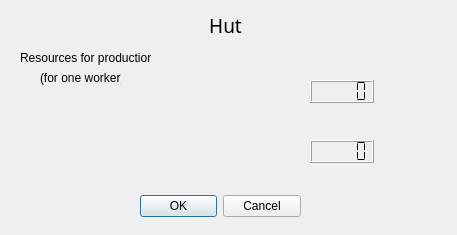
<?xml version="1.0" encoding="UTF-8"?>
<ui version="4.0">
 <class>Production2</class>
 <widget class="QDialog" name="Production2">
  <property name="geometry">
   <rect>
    <x>0</x>
    <y>0</y>
    <width>457</width>
    <height>235</height>
   </rect>
  </property>
  <property name="sizePolicy">
   <sizepolicy hsizetype="Fixed" vsizetype="Fixed">
    <horstretch>0</horstretch>
    <verstretch>0</verstretch>
   </sizepolicy>
  </property>
  <property name="minimumSize">
   <size>
    <width>457</width>
    <height>235</height>
   </size>
  </property>
  <property name="maximumSize">
   <size>
    <width>457</width>
    <height>235</height>
   </size>
  </property>
  <property name="windowTitle">
   <string>For production</string>
  </property>
  <widget class="QDialogButtonBox" name="buttonBox">
   <property name="geometry">
    <rect>
     <x>140</x>
     <y>190</y>
     <width>161</width>
     <height>32</height>
    </rect>
   </property>
   <property name="orientation">
    <enum>Qt::Horizontal</enum>
   </property>
   <property name="standardButtons">
    <set>QDialogButtonBox::Cancel|QDialogButtonBox::Ok</set>
   </property>
  </widget>
  <widget class="QLabel" name="label">
   <property name="geometry">
    <rect>
     <x>50</x>
     <y>10</y>
     <width>351</width>
     <height>31</height>
    </rect>
   </property>
   <property name="font">
    <font>
     <family>MV Boli</family>
     <pointsize>14</pointsize>
    </font>
   </property>
   <property name="text">
    <string>Hut</string>
   </property>
   <property name="scaledContents">
    <bool>false</bool>
   </property>
   <property name="alignment">
    <set>Qt::AlignCenter</set>
   </property>
   <property name="wordWrap">
    <bool>false</bool>
   </property>
  </widget>
  <widget class="QLCDNumber" name="lcdNumber">
   <property name="geometry">
    <rect>
     <x>310</x>
     <y>80</y>
     <width>64</width>
     <height>23</height>
    </rect>
   </property>
   <property name="segmentStyle">
    <enum>QLCDNumber::Flat</enum>
   </property>
  </widget>
  <widget class="QLabel" name="label_2">
   <property name="geometry">
    <rect>
     <x>20</x>
     <y>50</y>
     <width>131</width>
     <height>16</height>
    </rect>
   </property>
   <property name="text">
    <string>Resources for production:</string>
   </property>
  </widget>
  <widget class="QLabel" name="label_3">
   <property name="geometry">
    <rect>
     <x>170</x>
     <y>70</y>
     <width>81</width>
     <height>41</height>
    </rect>
   </property>
   <property name="text">
    <string/>
   </property>
   <property name="scaledContents">
    <bool>true</bool>
   </property>
  </widget>
  <widget class="QLabel" name="label_5">
   <property name="geometry">
    <rect>
     <x>170</x>
     <y>130</y>
     <width>81</width>
     <height>41</height>
    </rect>
   </property>
   <property name="text">
    <string/>
   </property>
   <property name="scaledContents">
    <bool>true</bool>
   </property>
  </widget>
  <widget class="QLCDNumber" name="lcdNumber_2">
   <property name="geometry">
    <rect>
     <x>310</x>
     <y>140</y>
     <width>64</width>
     <height>23</height>
    </rect>
   </property>
   <property name="segmentStyle">
    <enum>QLCDNumber::Flat</enum>
   </property>
  </widget>
  <widget class="QLabel" name="label_7">
   <property name="geometry">
    <rect>
     <x>40</x>
     <y>70</y>
     <width>81</width>
     <height>16</height>
    </rect>
   </property>
   <property name="text">
    <string>(for one worker)</string>
   </property>
  </widget>
 </widget>
 <resources/>
 <connections>
  <connection>
   <sender>buttonBox</sender>
   <signal>accepted()</signal>
   <receiver>Production2</receiver>
   <slot>accept()</slot>
   <hints>
    <hint type="sourcelabel">
     <x>248</x>
     <y>254</y>
    </hint>
    <hint type="destinationlabel">
     <x>157</x>
     <y>274</y>
    </hint>
   </hints>
  </connection>
  <connection>
   <sender>buttonBox</sender>
   <signal>rejected()</signal>
   <receiver>Production2</receiver>
   <slot>reject()</slot>
   <hints>
    <hint type="sourcelabel">
     <x>316</x>
     <y>260</y>
    </hint>
    <hint type="destinationlabel">
     <x>286</x>
     <y>274</y>
    </hint>
   </hints>
  </connection>
 </connections>
</ui>
